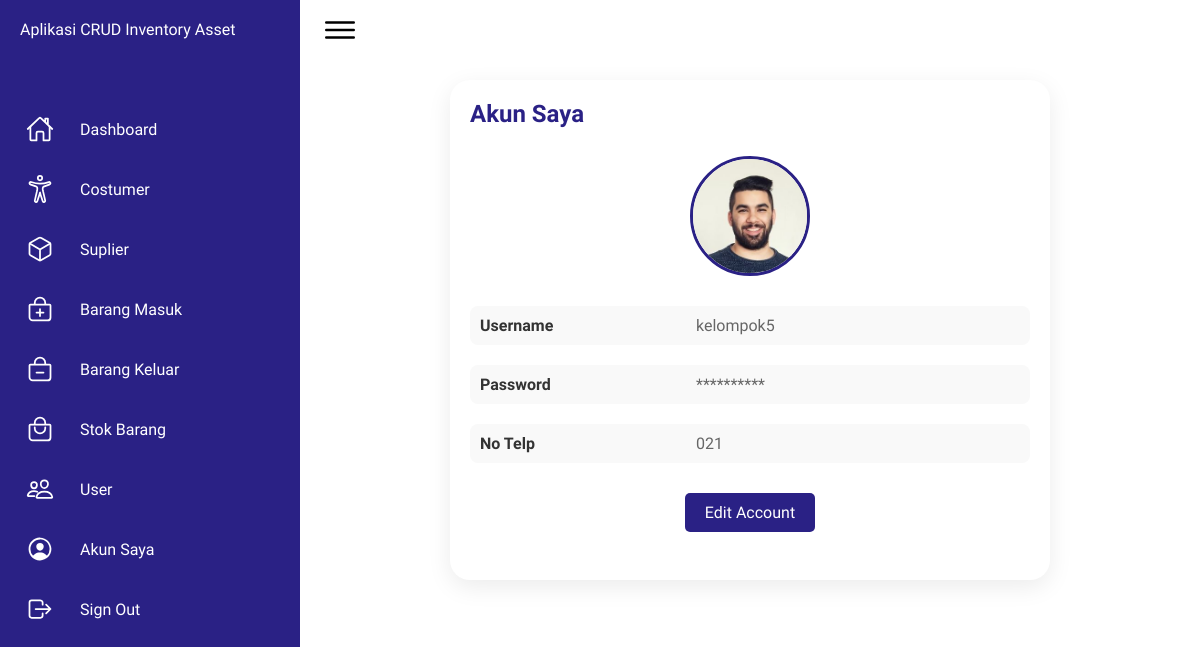
The app's page /website/app/account (signed in) with its own data.
### tables this page shows
CREATE TABLE `users` (
  `id` int(255) NOT NULL,
  `username` varchar(1000) NOT NULL,
  `password` varchar(1000) NOT NULL,
  `nohp` varchar(25) NOT NULL,
  `filefoto` varchar(1000) NOT NULL,
  `alamat` text NOT NULL,
  `role` enum('Admin','Costumer','Supplier') NOT NULL,
  `salt` varchar(255) NOT NULL
);

### website/app/account/index.php (the view, shortened to what this page needs)
<!DOCTYPE html>
<html lang="en">
    <head>
        <link rel="stylesheet" href="../../css/dashboard.css">
    </head>
    <body>
        <div class="container">
            <div class="navigation">
                <ul>
                    <li>
                        <a href="#">
                            <span class="title">Aplikasi CRUD Inventory Asset</span>
                        </a>
                    </li>
                    <li>
                        <a href="../beranda">
                            <span class="icon">
                                <ion-icon name="home-outline"></ion-icon>
                            </span>
                            <span class="title">Dashboard</span>
                        </a>
                    </li>
                    <li>
                        <a href="../costumer">
                            <span class="icon">
                                <ion-icon name="accessibility-outline"></ion-icon>
                            </span>
                            <span class="title">Costumer</span>
                        </a>
                    </li>
                    <li>
                        <a href="../suplier">
                            <span class="icon">
                                <ion-icon name="cube-outline"></ion-icon>
                            </span>
                            <span class="title">Suplier</span>
                        </a>
                    </li>
                    <li>
                        <a href="../barangMasuk">
                            <span class="icon">
                                <ion-icon name="bag-add-outline"></ion-icon>
                            </span>
                            <span class="title">Barang Masuk</span>
                        </a>
                    </li>
                    <li>
                        <a href="../barangKeluar">
                            <span class="icon">
                                <ion-icon name="bag-remove-outline"></ion-icon>
                            </span>
                            <span class="title">Barang Keluar</span>
                        </a>
                    </li>
                    <li>
                        <a href="../stokBarang">
                            <span class="icon">
                                <ion-icon name="bag-handle-outline"></ion-icon>
                            </span>
                            <span class="title">Stok Barang</span>
                        </a>
                    </li>
                    <li>
                        <a href="../user">
                            <span class="icon">
                                <ion-icon name="people-outline"></ion-icon>
                            </span>
                            <span class="title">User</span>
                        </a>
                    </li>
                    <li>
                        <a href="#">
                            <span class="icon">
                                <ion-icon name="person-circle-outline"></ion-icon>
                            </span>
                            <span class="title">Akun Saya</span>
                        </a>
                    </li>
                    <li>
                        <a href="#" id="showModalLogout">
                            <span class="icon">
                                <ion-icon name="log-out-outline"></ion-icon>
                            </span>
                            <span class="title">Sign Out</span>
                        </a>
                    </li>
                </ul>
            </div>
            <div class="main">
                <div class="topbar">
                    <div class="toggle">
                        <ion-icon name="menu-outline"></ion-icon>
                    </div>
                </div>
                <div class="details">
                    <div class="recentOrders">
                        <div class="cardHeader">
                            <h2>Akun Saya</h2>
                        </div>
                        <?php
                            require '../../config.php';
                            $user_id = $_SESSION['user_id'];
                            try {
                                $stmt = $pdo->prepare("SELECT id, username, nohp, filefoto FROM users WHERE id = ? LIMIT 1");
                                $stmt->execute([$user_id]);
                                $user = $stmt->fetch(PDO::FETCH_ASSOC);
                            } catch (PDOException $e) {
                                error_log("Database error: " . $e->getMessage());
                                echo "Terjadi kesalahan. Silakan coba lagi nanti.";
                            }
                        ?>
                        <div class="layoutFormInput">
                            <?php if ($user): ?>
                                <img src="<?php echo '../../imgs/' . $user['filefoto'] ?>" alt="img" class="profile-img" id="profileImg">
                                <div class="info-container">
                                    <div class="info-item">
                                        <span class="label">Username</span>
                                        <span class="value"><?php echo htmlspecialchars($user['username']); ?></span>
                                    </div>
                                    <div class="info-item">
                                        <span class="label">Password</span>
                                        <span class="value">**********</span>
                                    </div>
                                    <div class="info-item">
                                        <span class="label">No Telp</span>
                                        <span class="value"><?php echo htmlspecialchars($user['nohp']); ?></span>
                                    </div>
                                </div>
                                <a href="edit.php" class="btn-edit-profile">Edit Account</a>
                            <?php else: ?>
                                <p>Akun anda tidak ditemukan.</p>
                            <?php endif; ?>
                        </div>
                    </div>
                </div>
            </div>
        </div>
    </body>
</html>

### website/css/dashboard.css (style rules this page uses)
* { font-family: "Ubuntu", sans-serif; margin: 0; padding: 0; box-sizing: border-box; }
:root { --blue: #2a2185; --white: #fff; --gray: #f5f5f5; --black1: #222; --black2: #999; }
body { min-height: 100vh; overflow-x: hidden; }
.container { position: relative; width: 100%; }
.navigation { position: fixed; width: 300px; height: 100%; background: var(--blue); border-left: 10px solid var(--blue); transition: 0.5s; overflow: hidden; }
.navigation ul { position: absolute; top: 0; left: 0; width: 100%; }
.navigation ul li { position: relative; width: 100%; list-style: none; border-top-left-radius: 30px; border-bottom-left-radius: 30px; }
.navigation ul li:nth-child(1) { margin-bottom: 40px; pointer-events: none; }
.navigation ul li a { position: relative; display: block; width: 100%; display: flex; text-decoration: none; color: var(--white); }
.navigation ul li a .icon { position: relative; display: block; min-width: 60px; height: 60px; line-height: 75px; text-align: center; }
.navigation ul li a .icon ion-icon { font-size: 1.75rem; }
.navigation ul li a .title { position: relative; display: block; padding: 0 10px; height: 60px; line-height: 60px; text-align: start; white-space: nowrap; }
.main { position: absolute; width: calc(100% - 300px); left: 300px; min-height: 100vh; background: var(--white); transition: 0.5s; }
.topbar { width: 100%; height: 60px; display: flex; justify-content: space-between; align-items: center; padding: 0 10px; }
.toggle { position: relative; width: 60px; height: 60px; display: flex; justify-content: center; align-items: center; font-size: 2.5rem; cursor: pointer; }
.details { position: relative; width: 100%; padding: 20px; display: grid; grid-template-columns: 2fr 1fr; grid-gap: 30px; }
.details .recentOrders { position: relative; display: grid; min-height: 500px; background: var(--white); padding: 20px; box-shadow: 0 7px 25px rgba(0, 0, 0, 0.08); border-radius: 20px; }
.details .cardHeader { display: flex; justify-content: space-between; align-items: flex-start; }
.cardHeader h2 { font-weight: 600; color: var(--blue); }

### website/app/account/index.php (style rules this page uses)
.details { display: flex; justify-content: center; align-items: center; padding: 20px; }
.recentOrders { width: 90%; max-width: 600px; background: #fff; border-radius: 15px; box-shadow: 0 10px 30px rgba(0, 0, 0, 0.15); padding: 20px; margin: auto; transition: transform 0.3s; }
.layoutFormInput { display: flex; flex-direction: column; align-items: center; }
.profile-img { border-radius: 50%; width: 120px; height: 120px; object-fit: cover; border: 3px solid #2a2185; margin-bottom: 20px; cursor: pointer; }
.info-container { width: 100%; display: flex; flex-direction: column; align-items: flex-start; }
.info-item { display: flex; justify-content: space-between; width: 100%; margin: 10px 0; padding: 10px; border-radius: 8px; background-color: #f9f9f9; transition: background-color 0.2s; }
.label { font-weight: bold; color: #333; width: 40%; }
.value { width: 60%; color: #666; }
.btn-edit-profile { background-color: #2a2185; color: white; border: none; border-radius: 5px; padding: 10px 20px; margin-top: 20px; text-decoration: none; cursor: pointer; transition: background-color 0.3s, transform 0.2s; }

### records on screen
users: filefoto (picture), username "kelompok5", nohp "021"
